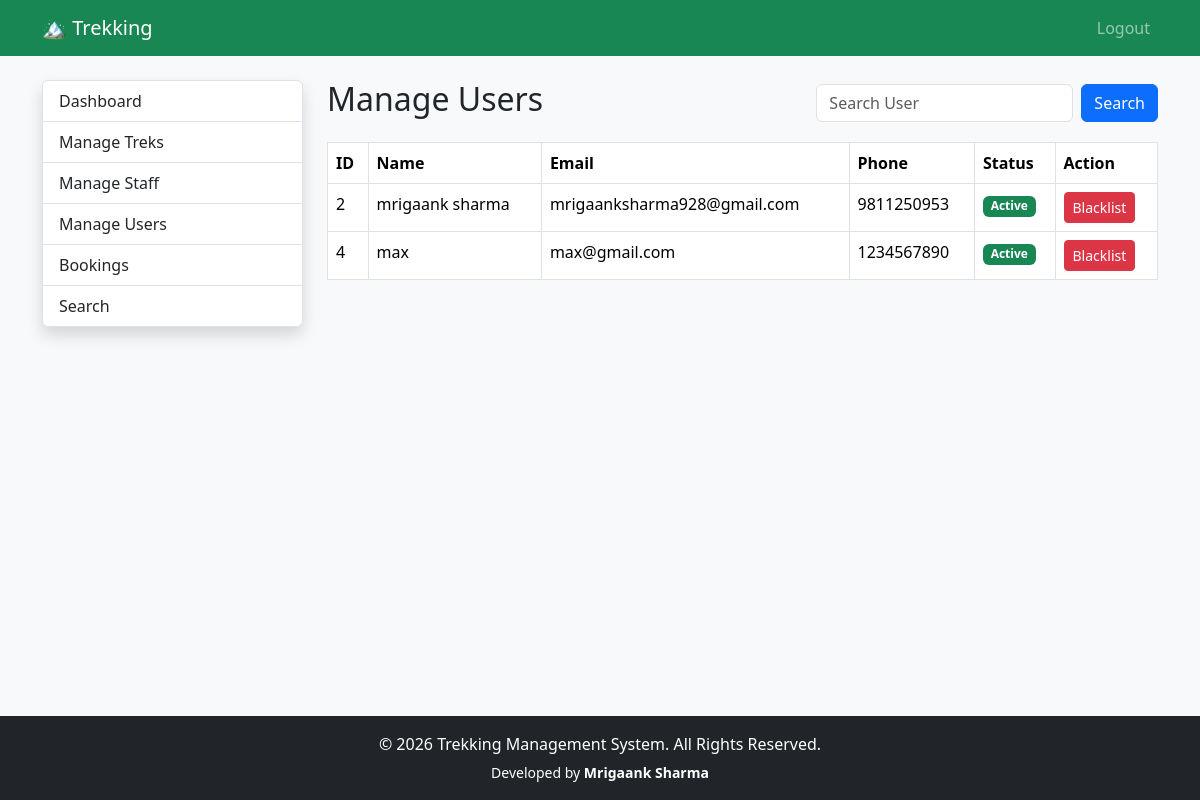
/admin/users (signed in), run on an earlier commit of the app's database.
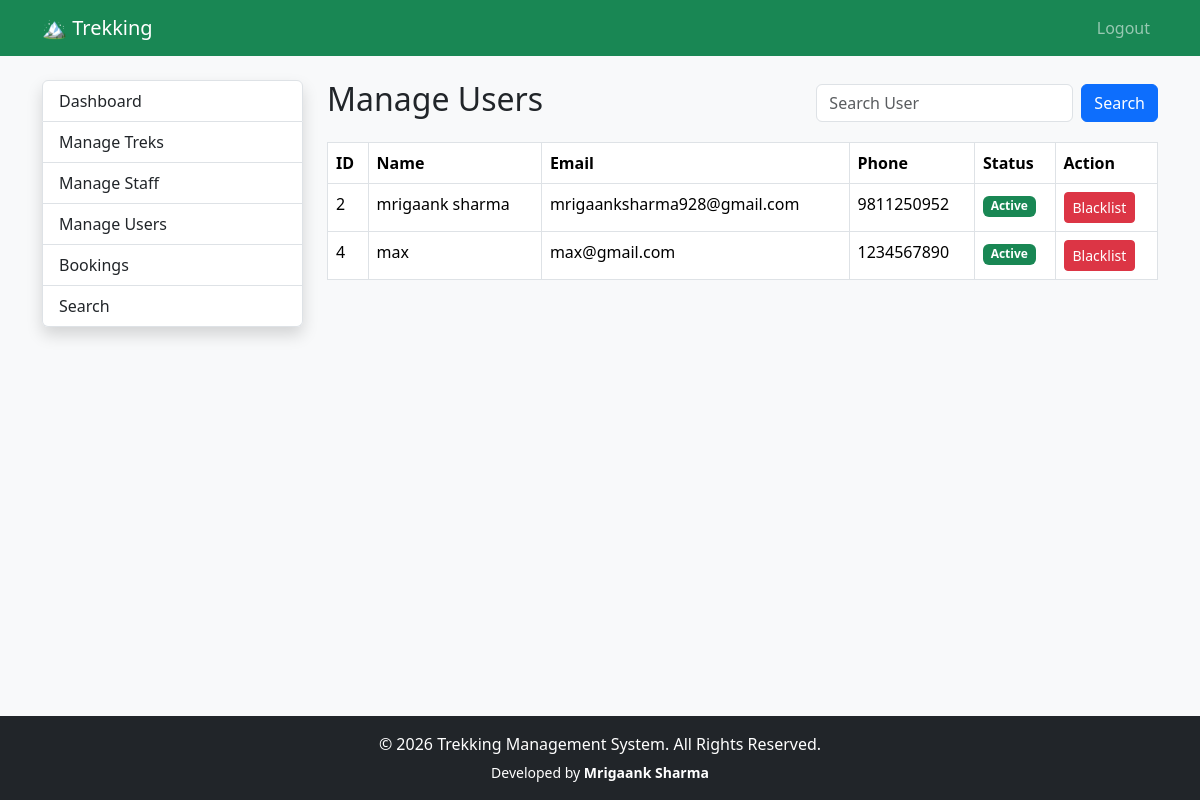
And on a later commit of the database.
### app/models.py (models this page shows)
class User(UserMixin,db.Model):
    __tablename__="users"
    id=db.Column(db.Integer,primary_key=True)
    name=db.Column(db.String(100),nullable=False)
    email=db.Column(db.String(120),unique=True,nullable=False)
    password=db.Column(db.String(255),nullable=False)
    phone=db.Column(db.String(15))
    role=db.Column(db.String(20),nullable=False)
    status=db.Column(db.String(20),default="active")
    created_at=db.Column(db.DateTime,default=datetime.utcnow)
    assigned_treks=db.relationship(
        "Trek",
        foreign_keys="Trek.staff_id",
        backref="staff",
        lazy=True
    )
    bookings=db.relationship(
        "Booking",
        backref="user",
        lazy=True
    )

### app/admin/users.py (the view)
@admin_bp.route("/users")
@login_required
@admin_required
def manage_users():
    users = User.query.filter_by(
        role="user"
    ).all()
    return render_template(
        "admin/users.html",
        users=users
    )

### app/extensions.py (called while the page is built)
@login_manager.user_loader
def load_user(user_id):
    return User.query.get(int(user_id))

### app/templates/admin/users.html
{% extends 'admin/layout.html' %}
{% block admin_content %}
<div class="d-flex justify-content-between align-items-center mb-3">
<h2>Manage Users</h2>
<form class="d-flex"
      method="GET"
      action="{{ url_for('admin.search_users') }}">
<input
class="form-control me-2"
type="search"
name="q"
placeholder="Search User">
<button class="btn btn-primary">
Search
</button>
</form>
</div>
<table class="table table-bordered table-hover">
<thead>
<tr>
<th>ID</th>
<th>Name</th>
<th>Email</th>
<th>Phone</th>
<th>Status</th>
<th>Action</th>
</tr>
</thead>
<tbody>
{% for user in users %}
<tr>
<td>{{ user.id }}</td>
<td>{{ user.name }}</td>
<td>{{ user.email }}</td>
<td>{{ user.phone }}</td>
<td>
{% if user.status=="active" %}
<span class="badge bg-success">
Active
</span>
{% else %}
<span class="badge bg-danger">
Blacklisted
</span>
{% endif %}
</td>
<td>
{% if user.status=="active" %}
<a
class="btn btn-danger btn-sm"
href="{{ url_for('admin.blacklist_user',user_id=user.id) }}">
Blacklist
</a>
{% else %}
<a
class="btn btn-success btn-sm"
href="{{ url_for('admin.activate_user',user_id=user.id) }}">
Activate
</a>
{% endif %}
</td>
</tr>
{% endfor %}
</tbody>
</table>
{% endblock %}

What changed in the data, as far as the page shows it:
changed User "mrigaank sharma": phone "9811250953" → "9811250952"
